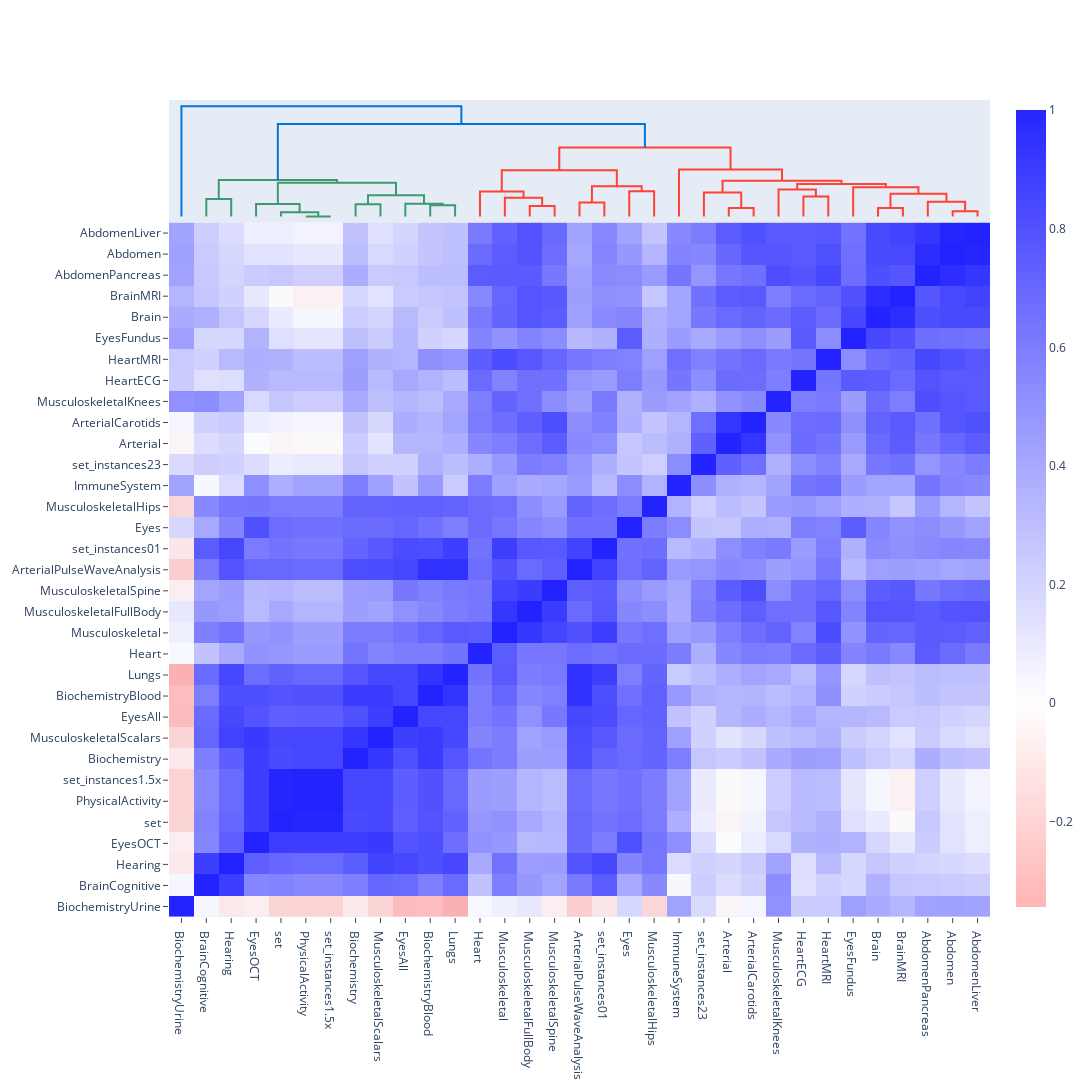

The notebook cell saved with this chart:
### Code cell
fig = create_dendrogram_heatmap(
correlations_2d, 
number_variables_2d)

fig.show()

### Figure 1 — Plotly figure (JSON) as saved in the notebook; plotly's stock layout.template omitted (floating-point values rounded to 4 significant figures; data arrays with more than 128 entries replaced by an {"elided": "..."} marker saying what was removed)
{"data": [{"hoverinfo": "text", "marker": {"color": "rgb(61,153,112)"}, "mode": "lines", "type": "scatter", "x": [15, 15, 25, 25], "xaxis": "x", "y": [0, 0.6672, 0.6672, 0], "yaxis": "y2"}, {"hoverinfo": "text", "marker": {"color": "rgb(61,153,112)"}, "mode": "lines", "type": "scatter", "x": [55, 55, 65, 65], "xaxis": "x", "y": [0, 0, 0, 0], "yaxis": "y2"}, {"hoverinfo": "text", "marker": {"color": "rgb(61,153,112)"}, "mode": "lines", "type": "scatter", "x": [45, 45, 60, 60], "xaxis": "x", "y": [0, 0.1624, 0.1624, 0], "yaxis": "y2"}, {"hoverinfo": "text", "marker": {"color": "rgb(61,153,112)"}, "mode": "lines", "type": "scatter", "x": [35, 35, 52.5, 52.5], "xaxis": "x", "y": [0, 0.4783, 0.4783, 0.1624], "yaxis": "y2"}, {"hoverinfo": "text", "marker": {"color": "rgb(61,153,112)"}, "mode": "lines", "type": "scatter", "x": [75, 75, 85, 85], "xaxis": "x", "y": [0, 0.4668, 0.4668, 0], "yaxis": "y2"}, {"hoverinfo": "text", "marker": {"color": "rgb(61,153,112)"}, "mode": "lines", "type": "scatter", "x": [105, 105, 115, 115], "xaxis": "x", "y": [0, 0.4248, 0.4248, 0], "yaxis": "y2"}, {"hoverinfo": "text", "marker": {"color": "rgb(61,153,112)"}, "mode": "lines", "type": "scatter", "x": [95, 95, 110, 110], "xaxis": "x", "y": [0, 0.485, 0.485, 0.4248], "yaxis": "y2"}, {"hoverinfo": "text", "marker": {"color": "rgb(61,153,112)"}, "mode": "lines", "type": "scatter", "x": [80, 80, 102.5, 102.5], "xaxis": "x", "y": [0.4668, 0.8126, 0.8126, 0.485], "yaxis": "y2"}, {"hoverinfo": "text", "marker": {"color": "rgb(61,153,112)"}, "mode": "lines", "type": "scatter", "x": [43.75, 43.75, 91.25, 91.25], "xaxis": "x", "y": [0.4783, 1.296, 1.296, 0.8126], "yaxis": "y2"}, {"hoverinfo": "text", "marker": {"color": "rgb(61,153,112)"}, "mode": "lines", "type": "scatter", "x": [20, 20, 67.5, 67.5], "xaxis": "x", "y": [0.6672, 1.396, 1.396, 1.296], "yaxis": "y2"}, {"hoverinfo": "text", "marker": {"color": "rgb(255,65,54)"}, "mode": "lines", "type": "scatter", "x": [145, 145, 155, 155], "xaxis": "x", "y": [0, 0.4045, 0.4045, 0], "yaxis": "y2"}, {"hoverinfo": "text", "marker": {"color": "rgb(255,65,54)"}, "mode": "lines", "type": "scatter", "x": [135, 135, 150, 150], "xaxis": "x", "y": [0, 0.7204, 0.7204, 0.4045], "yaxis": "y2"}, {"hoverinfo": "text", "marker": {"color": "rgb(255,65,54)"}, "mode": "lines", "type": "scatter", "x": [125, 125, 142.5, 142.5], "xaxis": "x", "y": [0, 0.957, 0.957, 0.7204], "yaxis": "y2"}, {"hoverinfo": "text", "marker": {"color": "rgb(255,65,54)"}, "mode": "lines", "type": "scatter", "x": [165, 165, 175, 175], "xaxis": "x", "y": [0, 0.5308, 0.5308, 0], "yaxis": "y2"}, {"hoverinfo": "text", "marker": {"color": "rgb(255,65,54)"}, "mode": "lines", "type": "scatter", "x": [185, 185, 195, 195], "xaxis": "x", "y": [0, 0.964, 0.964, 0], "yaxis": "y2"}, {"hoverinfo": "text", "marker": {"color": "rgb(255,65,54)"}, "mode": "lines", "type": "scatter", "x": [170, 170, 190, 190], "xaxis": "x", "y": [0.5308, 1.16, 1.16, 0.964], "yaxis": "y2"}, {"hoverinfo": "text", "marker": {"color": "rgb(255,65,54)"}, "mode": "lines", "type": "scatter", "x": [133.8, 133.8, 180, 180], "xaxis": "x", "y": [0.957, 1.775, 1.775, 1.16], "yaxis": "y2"}, {"hoverinfo": "text", "marker": {"color": "rgb(255,65,54)"}, "mode": "lines", "type": "scatter", "x": [225, 225, 235, 235], "xaxis": "x", "y": [0, 0.3261, 0.3261, 0], "yaxis": "y2"}, {"hoverinfo": "text", "marker": {"color": "rgb(255,65,54)"}, "mode": "lines", "type": "scatter", "x": [215, 215, 230, 230], "xaxis": "x", "y": [0, 0.9139, 0.9139, 0.3261], "yaxis": "y2"}, {"hoverinfo": "text", "marker": {"color": "rgb(255,65,54)"}, "mode": "lines", "type": "scatter", "x": [255, 255, 265, 265], "xaxis": "x", "y": [0, 0.7635, 0.7635, 0], "yaxis": "y2"}, {"hoverinfo": "text", "marker": {"color": "rgb(255,65,54)"}, "mode": "lines", "type": "scatter", "x": [245, 245, 260, 260], "xaxis": "x", "y": [0, 1.032, 1.032, 0.7635], "yaxis": "y2"}, {"hoverinfo": "text", "marker": {"color": "rgb(255,65,54)"}, "mode": "lines", "type": "scatter", "x": [285, 285, 295, 295], "xaxis": "x", "y": [0, 0.3213, 0.3213, 0], "yaxis": "y2"}, {"hoverinfo": "text", "marker": {"color": "rgb(255,65,54)"}, "mode": "lines", "type": "scatter", "x": [315, 315, 325, 325], "xaxis": "x", "y": [0, 0.1989, 0.1989, 0], "yaxis": "y2"}, {"hoverinfo": "text", "marker": {"color": "rgb(255,65,54)"}, "mode": "lines", "type": "scatter", "x": [305, 305, 320, 320], "xaxis": "x", "y": [0, 0.5617, 0.5617, 0.1989], "yaxis": "y2"}, {"hoverinfo": "text", "marker": {"color": "rgb(255,65,54)"}, "mode": "lines", "type": "scatter", "x": [290, 290, 312.5, 312.5], "xaxis": "x", "y": [0.3213, 0.8665, 0.8665, 0.5617], "yaxis": "y2"}, {"hoverinfo": "text", "marker": {"color": "rgb(255,65,54)"}, "mode": "lines", "type": "scatter", "x": [275, 275, 301.2, 301.2], "xaxis": "x", "y": [0, 1.119, 1.119, 0.8665], "yaxis": "y2"}, {"hoverinfo": "text", "marker": {"color": "rgb(255,65,54)"}, "mode": "lines", "type": "scatter", "x": [252.5, 252.5, 288.1, 288.1], "xaxis": "x", "y": [1.032, 1.242, 1.242, 1.119], "yaxis": "y2"}, {"hoverinfo": "text", "marker": {"color": "rgb(255,65,54)"}, "mode": "lines", "type": "scatter", "x": [222.5, 222.5, 270.3, 270.3], "xaxis": "x", "y": [0.9139, 1.374, 1.374, 1.242], "yaxis": "y2"}, {"hoverinfo": "text", "marker": {"color": "rgb(255,65,54)"}, "mode": "lines", "type": "scatter", "x": [205, 205, 246.4, 246.4], "xaxis": "x", "y": [0, 1.8, 1.8, 1.374], "yaxis": "y2"}, {"hoverinfo": "text", "marker": {"color": "rgb(255,65,54)"}, "mode": "lines", "type": "scatter", "x": [156.9, 156.9, 225.7, 225.7], "xaxis": "x", "y": [1.775, 2.649, 2.649, 1.8], "yaxis": "y2"}, {"hoverinfo": "text", "marker": {"color": "rgb(0,116,217)"}, "mode": "lines", "type": "scatter", "x": [43.75, 43.75, 191.3, 191.3], "xaxis": "x", "y": [1.396, 3.548, 3.548, 2.649], "yaxis": "y2"}, {"hoverinfo": "text", "marker": {"color": "rgb(0,116,217)"}, "mode": "lines", "type": "scatter", "x": [5, 5, 117.5, 117.5], "xaxis": "x", "y": [0, 4.235, 4.235, 3.548], "yaxis": "y2"}, {"colorscale": [[0, "rgba(255, 167, 167, 0.85)"], [0.2556, "rgba(255, 255, 255, 0.85)"], [1, "rgba(0, 0, 255, 0.85)"]], "customdata": {"elided": "33x33 int values"}, "hovertemplate": "Correlation: %{z:.3f} <br>Dimension 1: %{x} <br>Dimension 2: %{y} <br>Number variables: %{customdata} <br><extra></extra>", "type": "heatmap", "x": [5, 15, 25, 35, 45, 55, 65, 75, 85, 95, 105, 115, 125, 135, 145, 155, 165, 175, 185, 195, 205, 215, 225, 235, 245, 255, 265, 275, 285, 295, 305, 315, 325], "y": [5, 15, 25, 35, 45, 55, 65, 75, 85, 95, 105, 115, 125, 135, 145, 155, 165, 175, 185, 195, 205, 215, 225, 235, 245, 255, 265, 275, 285, 295, 305, 315, 325], "z": {"elided": "33x33 float values"}}], "layout": {"autosize": false, "height": 1100, "hovermode": "closest", "showlegend": false, "width": 1100, "xaxis": {"mirror": false, "rangemode": "tozero", "showgrid": false, "showline": true, "showticklabels": true, "tickmode": "array", "ticks": "outside", "ticktext": ["BiochemistryUrine", "BrainCognitive", "Hearing", "EyesOCT", "set", "PhysicalActivity", "set_instances1.5x", "Biochemistry", "MusculoskeletalScalars", "EyesAll", "BiochemistryBlood", "Lungs", "Heart", "Musculoskeletal", "MusculoskeletalFullBody", "MusculoskeletalSpine", "ArterialPulseWaveAnalysis", "set_instances01", "Eyes", "MusculoskeletalHips", "ImmuneSystem", "set_instances23", "Arterial", "ArterialCarotids", "MusculoskeletalKnees", "HeartECG", "HeartMRI", "EyesFundus", "Brain", "BrainMRI", "AbdomenPancreas", "Abdomen", "AbdomenLiver"], "tickvals": [5, 15, 25, 35, 45, 55, 65, 75, 85, 95, 105, 115, 125, 135, 145, 155, 165, 175, 185, 195, 205, 215, 225, 235, 245, 255, 265, 275, 285, 295, 305, 315, 325], "type": "linear", "zeroline": false}, "yaxis": {"domain": [0, 0.85], "mirror": false, "rangemode": "tozero", "showgrid": false, "showline": true, "showticklabels": true, "ticks": "outside", "ticktext": ["BiochemistryUrine", "BrainCognitive", "Hearing", "EyesOCT", "set", "PhysicalActivity", "set_instances1.5x", "Biochemistry", "MusculoskeletalScalars", "EyesAll", "BiochemistryBlood", "Lungs", "Heart", "Musculoskeletal", "MusculoskeletalFullBody", "MusculoskeletalSpine", "ArterialPulseWaveAnalysis", "set_instances01", "Eyes", "MusculoskeletalHips", "ImmuneSystem", "set_instances23", "Arterial", "ArterialCarotids", "MusculoskeletalKnees", "HeartECG", "HeartMRI", "EyesFundus", "Brain", "BrainMRI", "AbdomenPancreas", "Abdomen", "AbdomenLiver"], "tickvals": [5, 15, 25, 35, 45, 55, 65, 75, 85, 95, 105, 115, 125, 135, 145, 155, 165, 175, 185, 195, 205, 215, 225, 235, 245, 255, 265, 275, 285, 295, 305, 315, 325], "type": "linear", "zeroline": false}, "yaxis2": {"domain": [0.85, 1], "showgrid": false, "showticklabels": false, "zeroline": false}}}
